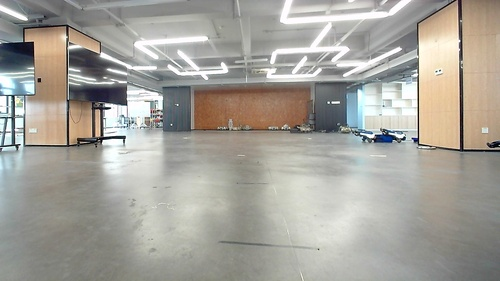
#> input picture imgs/l20.jpg, 500 x 281 px, shrunk from 1920 x 1080 before the run, found by its file name
$ python StitchTest2.py
#> lines starting #> are read from the running program, lines starting #| are printed output that depends on the picture
import cv2
import numpy as np


def stitch_images_with_homography(image_files, output_file):
    # 读取图像文件
#> called with output_file = 'stitched_image.jpg'
    images = [cv2.imread(file) for file in image_files]
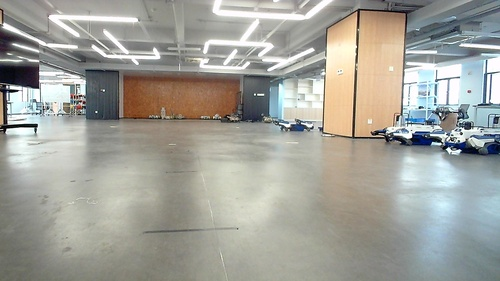
#> input picture imgs/lr0.jpg, 500 x 281 px, shrunk from 1920 x 1080 before the run, found by its file name
#> images = 2 items
    homographies = []

    for i in range(len(images) - 1):
        # 转换为灰度图像
        gray1 = cv2.cvtColor(images[i], cv2.COLOR_BGR2GRAY)
        gray2 = cv2.cvtColor(images[i + 1], cv2.COLOR_BGR2GRAY)

        # 使用 SIFT 进行特征提取
        sift = cv2.SIFT_create()
        keypoints1, descriptors1 = sift.detectAndCompute(gray1, None)
        keypoints2, descriptors2 = sift.detectAndCompute(gray2, None)

        # 使用 FLANN 进行特征匹配
        FLANN_INDEX_KDTREE = 1
        index_params = dict(algorithm=FLANN_INDEX_KDTREE, trees=5)
        search_params = dict(checks=50)
        flann = cv2.FlannBasedMatcher(index_params, search_params)
        matches = flann.knnMatch(descriptors1, descriptors2, k=2)

        # 应用比值测试来筛选好的匹配
        good_matches = []
        for m, n in matches:
            if m.distance < 0.7 * n.distance:
                good_matches.append(m)

        # 获取匹配点的坐标
        src_pts = np.float32([keypoints1[m.queryIdx].pt for m in good_matches]).reshape(-1, 1, 2)
        dst_pts = np.float32([keypoints2[m.trainIdx].pt for m in good_matches]).reshape(-1, 1, 2)

        # 计算单应性矩阵
        H, mask = cv2.findHomography(src_pts, dst_pts, cv2.RANSAC, 5.0)
        homographies.append(H)

        # 进行透视变换
        h, w = images[i].shape[:2]
        warped_image = cv2.warpPerspective(images[i], H, (images[i + 1].shape[1] + w, images[i + 1].shape[0]))

        # 将第二幅图像复制到拼接后的图像上
        warped_image[0:images[i + 1].shape[0], 0:images[i + 1].shape[1]] = images[i + 1]
        images[i + 1] = warped_image
#> this loop made 1 pass
#> (FLANN_INDEX_KDTREE, index_params, search_params, matches, h, w) on pass 1: (1, {'algorithm': 1, 'trees': 5}, {'checks': 50}, 385 matches, 281, 500)
#> pass 1, in stitch_images_with_homography, `gray1 = cv2.cvtColor(images[i], cv2.COLOR_BGR2GRAY)`:
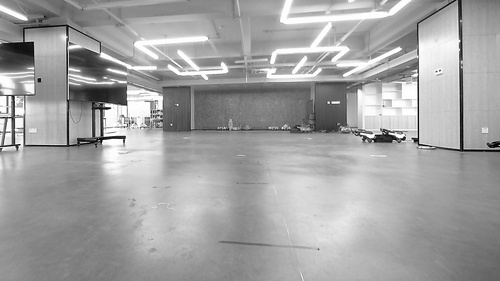
#> gray1: shape (281, 500); min 0, max 255, mean 162.5
#> pass 1, in stitch_images_with_homography, `gray2 = cv2.cvtColor(images[i + 1], cv2.COLOR_BGR2GRAY)`:
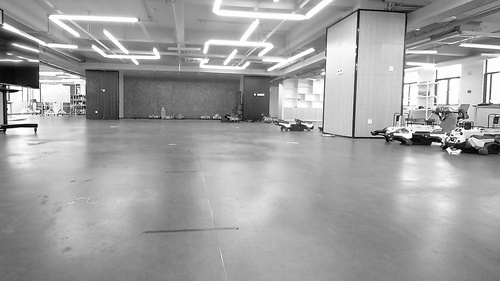
#> gray2: shape (281, 500); min 0, max 255, mean 160.9
#> pass 1, in stitch_images_with_homography, `warped_image = cv2.warpPerspective(images[i], H, (images[i + 1].shape[..`:
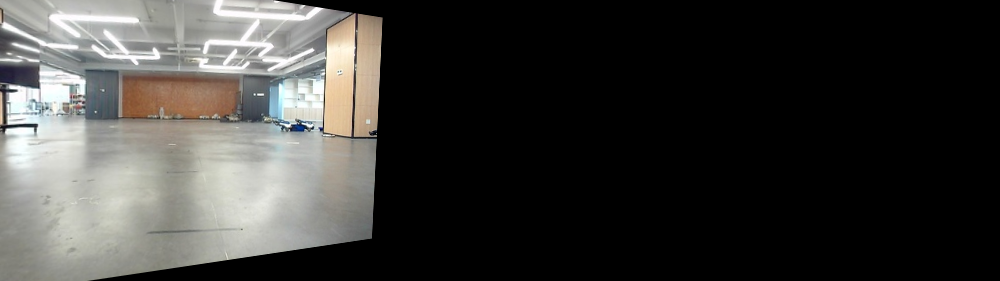
#> warped_image: shape (281, 1000, 3); mean of channels 0, 1, 2 56.8, 59.3, 60; drawn as B, G, R
#> after the loop:
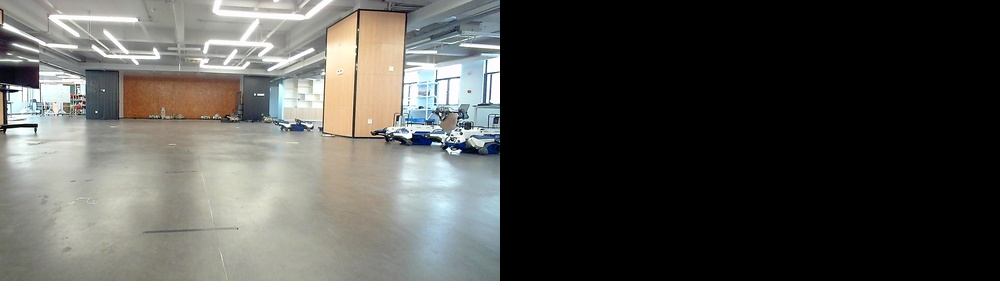
#> warped_image: shape (281, 1000, 3); mean of channels 0, 1, 2 77.1, 80.8, 80.9; drawn as B, G, R
#> after the loop, homographies = [[[1.69, 0.00469, -166.7], [0.201, 1.44, -69.56], [0.00154, 0.000193, 1]]]

    # 保存最终拼接结果
    cv2.imwrite(output_file, images[-1])
    print(f"全景拼接成功，已保存为 {output_file}")
    return homographies


if __name__ == "__main__":
    image_files = ['./imgs/l20.jpg', './imgs/lr0.jpg']
    output_file = 'stitched_image.jpg'
    homographies = stitch_images_with_homography(image_files, output_file)
    for i, H in enumerate(homographies):
        print(f"第 {i + 1} 对图像的单应矩阵:")
        print(H)
#> this loop made 1 pass
#| 第 1 对图像的单应矩阵:
#| [[ 1.68879909e+00  4.68946440e-03 -1.66735623e+02]
#|  [ 2.01197088e-01  1.43864699e+00 -6.95641729e+01]
#|  [ 1.54405046e-03  1.93164555e-04  1.00000000e+00]]
